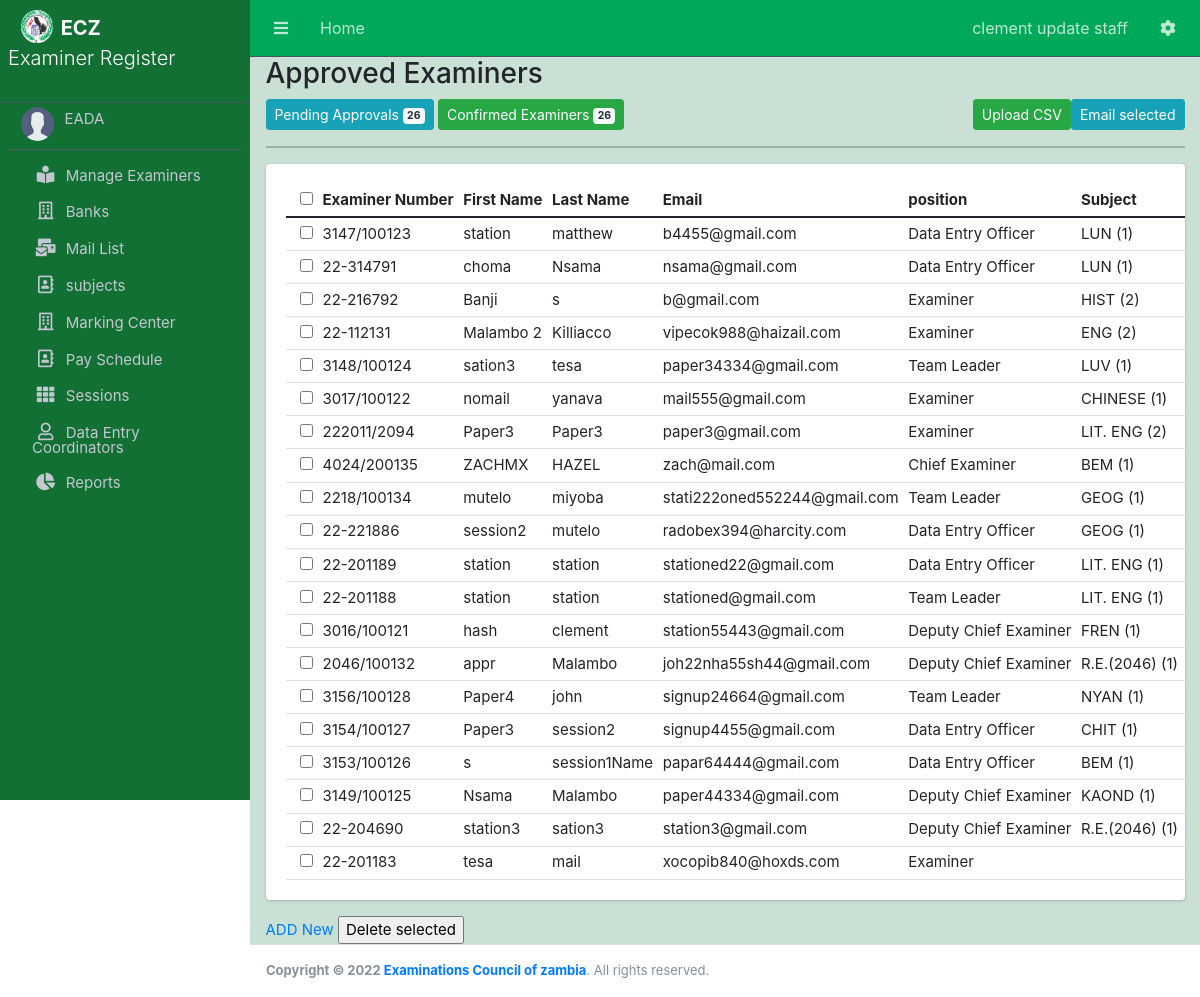
The app's page /list/ (signed in), older data.
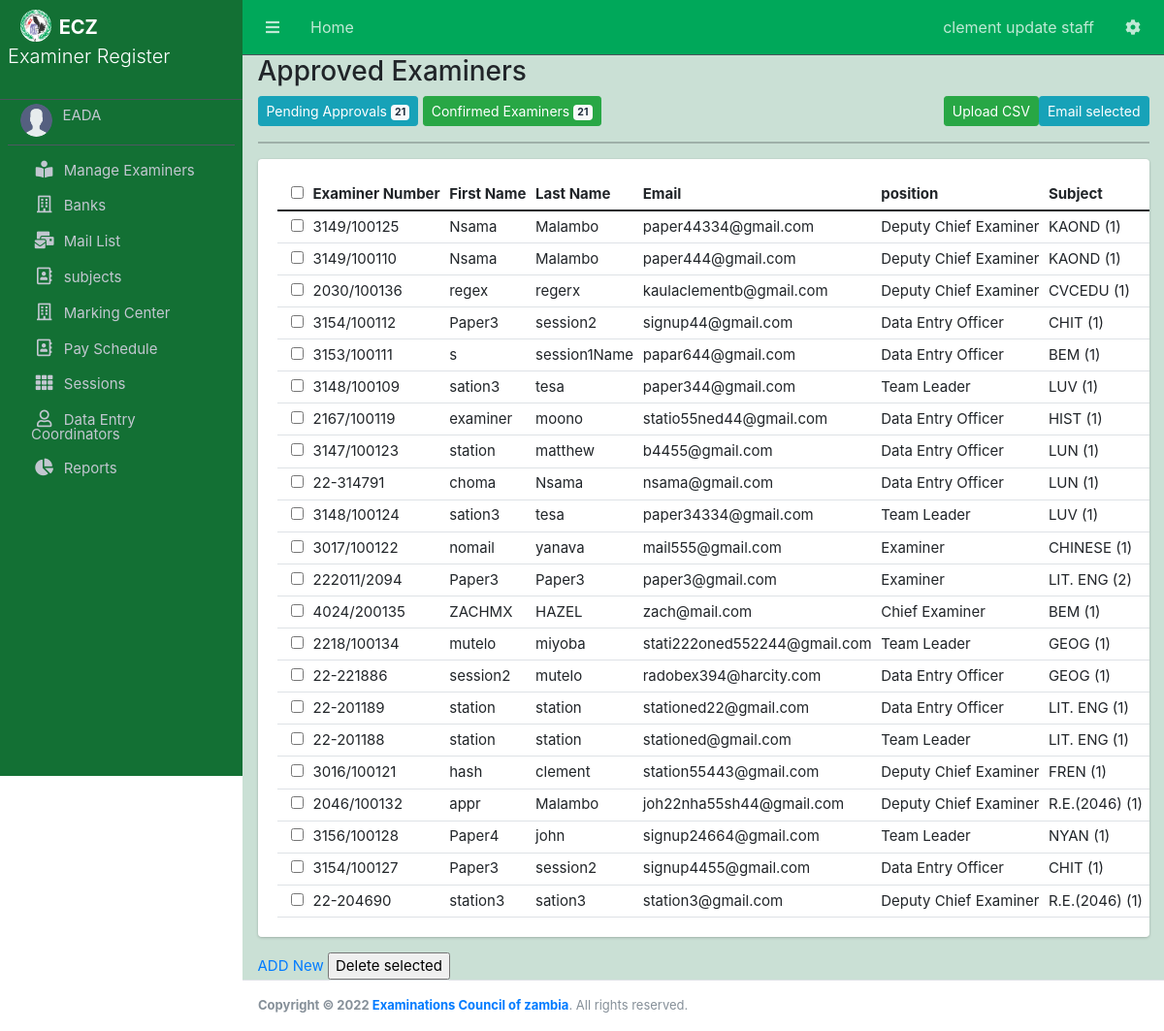
The same page, newer data.
### Examiner/models.py (models this page shows, shortened)
class Examiner(models.Model):
    user=models.OneToOneField(CustomUser,
        on_delete=models.CASCADE,null=True,blank=True)
    gender_data = ((0,"SELECT GENDER"),(1, "MALE"), (2, "FEMALE"))
    D_O_B=models.DateField(null=False)
    gender = models.IntegerField(default=0, choices=gender_data)
    subject=models.ForeignKey(Subject,to_field="subjectCode",db_column="Subject_Code", on_delete=models.SET_NULL,null=True,blank=True)
    paper=models.ForeignKey(Paper,db_column="Paper_Number", on_delete=models.SET_NULL,null=True)
    position=models.ForeignKey(Position,on_delete=models.SET_NULL,null=True)
    first_name=models.CharField(max_length=50,null=True)
    last_name=models.CharField(max_length=50,null=True)
    ExaminerCode=models.CharField(max_length=11,unique=True)
    Address=models.CharField(max_length=500,null=True)
    province=models.ForeignKey(Province, on_delete=models.SET_NULL,null=True)
    district=models.ForeignKey(Station,related_name="district", on_delete=models.SET_NULL,blank=True,null=True)#from station
    to_province =models.CharField(max_length=50,choices=regions,null=True,blank=True)
    bank=models.ForeignKey(Bank,on_delete=models.SET_NULL,null=True,blank=True)
    branch=models.ForeignKey(BankBranch,on_delete=models.SET_NULL,null=True,blank=True)
    AccountDetails=models.CharField(max_length=150,null=True)
    nrc_regex=RegexValidator(regex=r'([0-9]{6})\/([0-9]{2})\/([0-9]{1})', message="Enter a valid NRC Number")
    NRC=models.CharField(max_length=11,null=True,validators=[nrc_regex])
    t_pin_regex=RegexValidator(regex=r'([0-9]{10})', message="Enter a valid T-Pin Number [0~9 10 digits]")
    TPIN=models.CharField(max_length=10,null=True,validators=[t_pin_regex])
    phone_regex=RegexValidator(regex=r'0([0-9]{9})', message="Enter a valid Phone Number starting: 0")
    cell_Number=models.CharField(max_length=10,null=True,validators=[phone_regex])
    email=models.EmailField(null=True,unique=True)
    created_at = models.DateTimeField(auto_now_add=True)
    updated_at = models.DateTimeField(auto_now=True)
    approved=models.BooleanField(default=False)
    availability=models.BooleanField(default=False)
    session=models.ForeignKey(Session,on_delete=models.CASCADE,null=True,blank=True)
    mail_count=models.IntegerField(default=0)
    objects = models.Manager()

class Position(models.Model):
    name=models.CharField(max_length=50,null=True)

class Subject(models.Model):
    subjectCode=models.CharField(max_length=5,unique=True)
    subjectName=models.CharField(max_length=20,null=True)
    subjectDescription=models.CharField(max_length=50,null=True,blank=True)
    datecreated= models.DateField(auto_now=True)
    dateupdated= models.DateField(auto_now=True)

class Paper(models.Model):
    subject=models.ForeignKey(Subject,to_field="subjectCode",on_delete=models.CASCADE)
    paper_number=models.IntegerField(default=0)
    paper_name=models.CharField(max_length=7)
    paper_description=models.CharField(max_length=50)

### Examiner/EADViews.py (the view, shortened to what this page needs)
# urls.py: path('list/',ExaminerList.as_view(),name='examiner-list'),
class ExaminerList(LoginRequiredMixin,ListView):
    model=Examiner
    template_name='EAD/Examiner_list.html'
    context_object_name='examiners'
    def get_context_data(self,**kwargs):
        context=super().get_context_data(**kwargs)
        context['available_examiners']=Examiner.objects.filter(approved=True,availability=True)
        context['not_available_examiners']=Examiner.objects.filter(availability=False)
        context['approved_examiners']=Examiner.objects.filter(Q(approved=True) & Q(mail_count = 0)).order_by('-updated_at')
        context['myFilter']=ExaminerFilter(queryset=Examiner.objects.all())
        context['not_approved_examiners']=Examiner.objects.filter(approved=False)
        context['not_approved_examiners_count']=context['not_approved_examiners'].count()
        return context

### Examiner/templates/EAD/Examiner_list.html (shortened to what this page needs)
{%extends 'index.html' %}
{% load static %}
{%block content%}
<div class="container">
<h3>Approved Examiners</h3>
<span><a class="btn btn-info btn-sm float-right" href="#" id='batchmail-btn'> Email selected<a/> </span>
  <span>  <a class="btn btn-success btn-sm float-right" href="{%url 'examiner_upload_csv'%}">Upload CSV</a><span>
<span  ><a href="{%url 'examiner-requests'%}" class="btn btn-info btn-sm">Pending Approvals
    <span class="badge badge-light"> {{not_approved_examiners_count}} </span></a> </span>
<span  ><a href="#" class="btn btn-success btn-sm">Confirmed Examiners
    <span class="badge badge-light"> {{not_approved_examiners_count}} </span></a> </span>
<hr>
<div class="table-responsive overflow-auto card card-body">
<table class="table table-hover text-nowrap table-sm" id="examinersTable">
 <thead>
    <tr>
      <th></th>
        <th><input type="checkbox"  id="checkAll" ></th>
        <th>Examiner Number</th>
        <th>First Name</th>
        <th>Last Name</th>
        <th>Email</th>
        <th>position</th>
        <th>Subject</th>
    </tr>
</thead>
<tbody>
    {%for item in approved_examiners %}
<tr>
    <td></td>
    <td> <input type="checkbox" name="examiner_id[]" value="{{item.id}}" id="examiner_item">
    </td>
    <td>{{item.ExaminerCode}}</td>
    <td>{{item.first_name}}</td>
    <td>{{item.last_name}}</td>
    <td>{{item.email}}</td>
    <td>{{item.position.name}}</td>
    <td>
        {{item.subject.subjectName}}
        {% if item.paper %}
        ({{item.paper.paper_number}})
        {% endif %}
    </td>
</tr>
{%empty%}
<h4>no Examiners in list</h4>
    {%endfor%}
</tbody>
</table>
</div>
<a href="{%url 'add-examiner'%}">ADD New</a>
<input type="submit" value="Delete selected" id="delete_multiple_btn">
</div>
{%endblock content%}

Row changes from the older to the newer data that the page shows:
removed Examiner: ExaminerCode "22-216792", first_name "Banji", last_name "s", email "b@gmail.com", position.name "Examiner", subject.subjectName "HIST", paper.paper_number "2"
no longer on this page (row edited): Examiner: ExaminerCode "22-112131", first_name "Malambo 2", last_name "Killiacco", email "vipecok988@haizail.com", position.name "Examiner", subject.subjectName "ENG", paper.paper_number "2"
removed Examiner: ExaminerCode "3153/100126", first_name "s", last_name "session1Name", email "papar64444@gmail.com", position.name "Data Entry Officer", subject.subjectName "BEM", paper.paper_number "1"
no longer on this page (row edited): Examiner: ExaminerCode "22-201183", first_name "tesa", last_name "mail", email "xocopib840@hoxds.com", position.name "Examiner"
changed Examiner "paper44334@gmail.com": moves up the list
now on this page (row edited): Examiner: ExaminerCode "3149/100110", first_name "Nsama", last_name "Malambo", email "paper444@gmail.com", position.name "Deputy Chief Examiner", subject.subjectName "KAOND", paper.paper_number "1"
added Examiner: ExaminerCode "2030/100136", first_name "regex", last_name "regerx", email "kaulaclementb@gmail.com", position.name "Deputy Chief Examiner", subject.subjectName "CVCEDU", paper.paper_number "1"
now on this page (row edited): Examiner: ExaminerCode "3154/100112", first_name "Paper3", last_name "session2", email "signup44@gmail.com", position.name "Data Entry Officer", subject.subjectName "CHIT", paper.paper_number "1"
now on this page (row edited): Examiner: ExaminerCode "3153/100111", first_name "s", last_name "session1Name", email "papar644@gmail.com", position.name "Data Entry Officer", subject.subjectName "BEM", paper.paper_number "1"
now on this page (row edited): Examiner: ExaminerCode "3148/100109", first_name "sation3", last_name "tesa", email "paper344@gmail.com", position.name "Team Leader", subject.subjectName "LUV", paper.paper_number "1"
now on this page (row edited): Examiner: ExaminerCode "2167/100119", first_name "examiner", last_name "moono", email "statio55ned44@gmail.com", position.name "Data Entry Officer", subject.subjectName "HIST", paper.paper_number "1"
Text that changed along with them:
{{ not_approved_examiners_count }}: "26" → "21"
